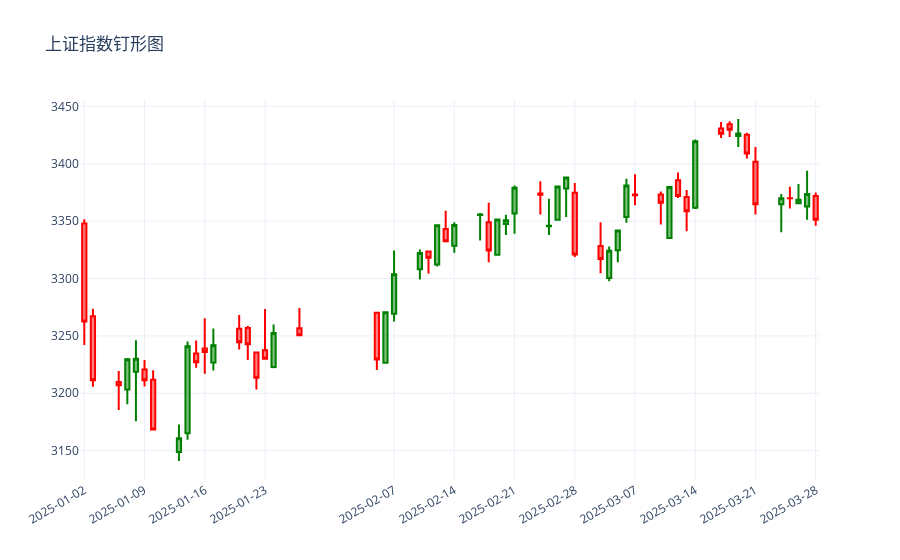

The notebook cell this image was saved under:
### Markdown cell above
### 钉形图

钉形图（`candlestick chart`）是一种常用的金融图表，用于显示某一时间段内的价格波动情况。它通过“钉子”形状的图形来表示开盘价、收盘价、最高价和最低价。钉形图的主要优点在于能够直观地展示价格走势和波动范围，便于分析市场情绪和趋势。

> 有关钉形图的详细解释，参见 [Everything you can do with a time series](https://www.kaggle.com/code/thebrownviking20/everything-you-can-do-with-a-time-series)

钉形图的构建主要包括以下几个步骤：
1. **数据准备**：从 `akshare` 获取上证指数的历史数据，包括开盘价、收盘价、最高价和最低价等。将数据转换为 `pandas` DataFrame 格式，并设置日期为索引。
2. **图形绘制**：使用 `plotly.graph_objects` 中的 `go.Candlestick()` 函数创建钉形图。该函数需要传入开盘价、收盘价、最高价和最低价等数据，并设置相应的颜色（上涨为绿色，下跌为红色）。
3. **图表布局设置**：通过 `fig.update_layout()` 设置图表的标题、坐标轴标签、背景颜色等属性。可以使用 `plotly` 提供的多种模板来美化图表。
4. **交互功能**：钉形图支持鼠标悬停时显示详细信息，包括日期、开盘价、收盘价、最高价和最低价等。可以通过设置 `hovertemplate` 来定制显示内容。

### Code cell
import plotly.graph_objects as go

# 设置起始时间和结束时间
start_date = '2025-01-01'
end_date = '2025-03-30'

# 筛选绘图所需的列
candlestick_data = sz_index.query(" @start_date <= day <= @end_date ")[['day', 'open', 'high', 'low', 'close']]

# 创建钉形图
fig = go.Figure(data=[go.Candlestick(
    x=candlestick_data['day'],       # 日期
    open=candlestick_data['open'],   # 开盘价
    high=candlestick_data['high'],   # 最高价
    low=candlestick_data['low'],     # 最低价
    close=candlestick_data['close'], # 收盘价
    increasing_line_color='green',   # 上涨颜色
    decreasing_line_color='red'      # 下跌颜色
)])

# 设置图表标题和布局
fig.update_layout(
    title='上证指数钉形图',
    template='plotly_white',
    xaxis_rangeslider_visible=False,  # 隐藏范围滑块
    xaxis_tickformat='%Y-%m-%d',  # 设置横轴刻度格式
    xaxis_tickangle=-30,  # 旋转横轴刻度 -30 度
)

# 设置横轴刻度间隔
fig.update_xaxes(
    tickmode='array',
    tickvals=candlestick_data['day'][::5],  # 每隔 5 天显示一个刻度
    ticktext=candlestick_data['day'][::5].dt.strftime('%Y-%m-%d')  # 格式化日期
)

# 显示图表
fig.show()
